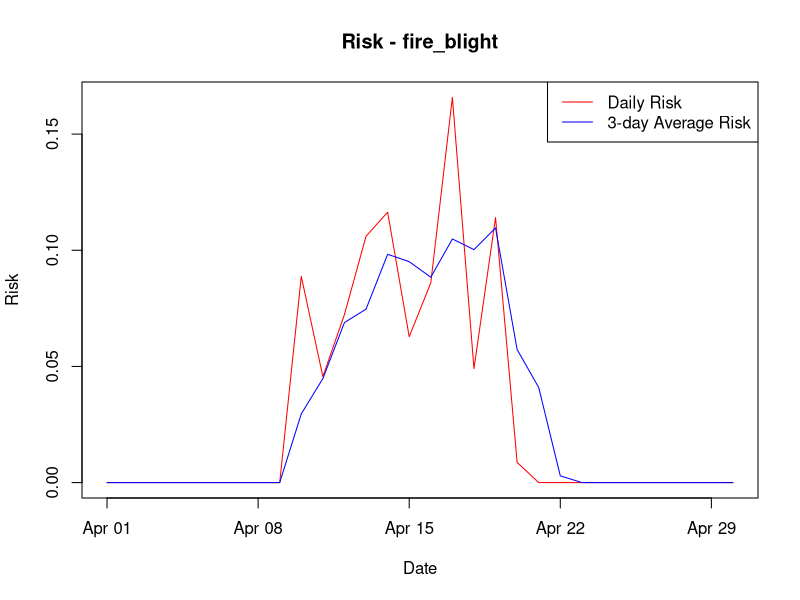

This chart was generated by the following R code:
#############################################
# Generic Bacterial Infection Model (FINAL)
# - Cardinal temperature response
# - Multiplication–Dispersal–Infection structure
# - Different dispersal pathways per disease
#############################################

# -------------------------------
# 1. INPUT DATA (example)
# -------------------------------

data <- data.frame(
  date = seq(as.Date("2024-04-01"), as.Date("2024-04-30"), by = "day"),
  temp = runif(30, 5, 35),      # daily mean temperature
  rh   = runif(30, 50, 100),    # relative humidity
  rain = runif(30, 0, 20),      # rainfall amount
  wind = runif(30, 0, 10),      # wind speed
  vulnerable_period = ifelse(1:30 %in% 10:20, 1, 0)
  # vulnerable_period:
  # 1 = host tissue / growth stage is vulnerable
  # 0 = host is not in a vulnerable stage
  # This replaces bloom so the same base model can be used across diseases.
)

# -------------------------------
# 2. GLOBAL PARAMETERS
# -------------------------------

global_params <- list(
  risk_threshold = 0.5,     # Empirical management threshold, thus requires 
                            # calibration with observed disease incidence
  risk_window = 3,          # moving average window for decision support
  growth_period = 3         # Number of preceding days used to calculate N
)

# -------------------------------
# 3. DISEASE-SPECIFIC PARAMETERS
# -------------------------------

disease_params <- list(
  
  fire_blight = list(  ##화상병
    N0 = 0.15,             # Initial inoculum pressure (0-1)
                           # Starting bacterial population level at day 1

    mu_max = 0.30,         # Maximum bacterial growth rate
                           # Growth rate under optimal temperature and RH
    
    T_min = 4,             # Minimum temperature for growth (°C)
                           # Growth ceases below this temperature
    
    T_opt = 28,            # Optimum temperature for growth (°C)
                           # Maximum growth occurs near this temperature
    
    T_max = 36,            # Maximum temperature for growth (°C)
                           # Growth ceases above this temperature
    
    wet_thresh = 60,       # Relative humidity threshold (%)
                           # Wetness response reaches 0.5 at this RH
    
    rain_thresh = 0.25,    # Rainfall threshold (mm)
                           # Wetness response = 1 when daily rain >= this value
    
    rain_coeff = 0.055,    # Rain-driven dispersal coefficient
                           # Contribution of rainfall to bacterial movement
    
    wind_coeff = 0.030,    # Wind-driven dispersal coefficient
                           # Contribution of wind to bacterial movement
    
    interaction_coeff = 0.0030,    # Rain × wind interaction coefficient
    # Additional dispersal generated by combined rainfall and wind events
    
    insect_coeff = 0.10,   # Insect-mediated dispersal probability
    # Additional dispersal pathway independent of weather
    
    use_rain = TRUE,       # Include rain dispersal pathway
    use_wind = TRUE,       # Include wind dispersal pathway
    use_interaction = TRUE,# Include rain × wind interaction pathway
    use_insect = TRUE,     # Include insect-mediated dispersal
    use_dispersal = TRUE,  # Calculate dispersal module D
    
    use_vulnerable_period = TRUE,
    # Host susceptibility period required
    # (flowering, young tissue, wound period, etc.)
    
    risk_threshold = 0.45  # Spray decision threshold
    # 3-day average risk above this value
    # triggers management action
  ),
  
  bacterial_spot = list(  ##고추세균성점무늬병
    N0 = 0.08,
    
    # Xanthomonas arboricola pv. pruni:
    # infection tested from 5–35 C;
    # infection optimum estimated at 28.9 C;
    # in vitro growth reported from 5–34 C, not above 35 C.
    mu_max = 0.26,
    T_min = 5,
    T_opt = 29,
    T_max = 35,
    
    # Leaf wetness is required; warm, wet, rainy/dewy conditions are key.
    wet_thresh = 82,
    rain_thresh = 0.25,
    
    # Mainly rain splash / wetness-driven.
    rain_coeff = 0.070,
    wind_coeff = 0.005,
    interaction_coeff = 0.0005,
    insect_coeff = 0.00,
    
    use_rain = TRUE,
    use_wind = FALSE,
    use_interaction = FALSE,
    use_insect = FALSE,
    use_dispersal = TRUE,
    use_vulnerable_period = TRUE,
    
    # PLOS model used S' = 0.5 as infection-risk threshold;
    # in this multiplied N*D*I model, slightly lower is reasonable.
    risk_threshold = 0.40
  ),
  
  bacterial_blight = list( ##벼 흰잎마름병
    N0 = 0.12,
    
    # Rice bacterial blight / Xanthomonas oryzae pv. oryzae:
    # disease-favoring environment commonly reported as 25–34 C
    # and RH > 70%.
    mu_max = 0.27,
    T_min = 10,
    T_opt = 30,
    T_max = 38,
    
    wet_thresh = 70,
    rain_thresh = 0.25,
    
    # Strong winds and continuous heavy rain favor spread.
    rain_coeff = 0.060,
    wind_coeff = 0.030,
    interaction_coeff = 0.0030,
    insect_coeff = 0.00,
    
    use_rain = TRUE,
    use_wind = TRUE,
    use_interaction = TRUE,
    use_insect = FALSE,
    use_dispersal = TRUE,
    use_vulnerable_period = TRUE,
    
    risk_threshold = 0.42
  ),
  
  ralstonia = list(  ##고추풋마름병
    N0 = 0.30,
    
    # Ralstonia solanacearum:
    # warm-climate soilborne pathogen;
    # in vitro maximum growth often around 30 C,
    # bacterial wilt intensity can be high at 30–35 C depending on host/root injury.
    mu_max = 0.32,
    T_min = 10,
    T_opt = 30,
    T_max = 40,
    
    # RH is only a weak proxy here; later soil moisture/root infection module needed.
    wet_thresh = 75,
    rain_thresh = 0.25,
    
    # Base module keeps aboveground dispersal off.
    rain_coeff = 0.000,
    wind_coeff = 0.000,
    interaction_coeff = 0.000,
    insect_coeff = 0.00,
    
    use_rain = FALSE,
    use_wind = FALSE,
    use_interaction = FALSE,
    use_insect = FALSE,
    use_dispersal = FALSE,
    use_vulnerable_period = FALSE,
    
    risk_threshold = 0.50
  )
)

# -------------------------------
# 4. PARAMETER VALIDATION
# -------------------------------

validate_disease_params <- function(p){
  
  if(!(p$T_min < p$T_opt && p$T_opt < p$T_max)){
    stop("Temperature parameters must satisfy T_min < T_opt < T_max.")
  }
  
  if(p$N0 < 0 || p$N0 > 1){
    stop("N0 must be between 0 and 1.")
  }

  if(p$mu_max < 0){
    stop("mu_max must be non-negative.")
  }

  if(p$rain_thresh < 0){
    stop("rain_thresh must be non-negative.")
  }
  
  if(p$rain_coeff < 0 || p$wind_coeff < 0 || 
     p$interaction_coeff < 0 || p$insect_coeff < 0){
    stop("Dispersal coefficients must be non-negative.")
  }
}

# -------------------------------
# 5. CARDINAL TEMPERATURE FUNCTION
# -------------------------------

temp_response <- function(T, T_min, T_opt, T_max){
  
  if(!(T_min < T_opt && T_opt < T_max)){
    stop("Temperature parameters must satisfy T_min < T_opt < T_max.")
  }
  
  response <- rep(0, length(T))
  
  valid <- T > T_min & T < T_max
  
  exponent <- (T_max - T_opt) / (T_opt - T_min)
  
  response[valid] <-
    ((T[valid] - T_min) *
       (T_max - T[valid])^exponent) /
    ((T_opt - T_min) *
       (T_max - T_opt)^exponent)
  
  response <- pmax(0, pmin(response, 1))
  
  return(response)
}

# -------------------------------
# 5-1. HUMIDITY RESPONSE FUNCTION
# -------------------------------

# f_RH(RH) = 1 / (1 + exp[-k_w * (RH - RH_th)])
# RH_th: RH threshold where the response reaches 0.5 (wet_thresh)
# k_w  : logistic slope (fixed at 0.3)

rh_response <- function(RH, RH_th, k_w = 0.3){
  plogis(k_w * (RH - RH_th))
}

# -------------------------------
# 5-2. WETNESS RESPONSE FUNCTION
# -------------------------------

# W(RH, Rain) = 1                                  if Rain >= Rain_th
#             = 1 / (1 + exp[-k * (RH - RH_th)])   if Rain <  Rain_th

wetness_response <- function(RH, Rain, RH_th, Rain_th, k = 0.3){
  ifelse(Rain >= Rain_th, 1, rh_response(RH, RH_th, k))
}

# -------------------------------
# 6. MULTIPLICATION
# -------------------------------

calc_population <- function(data, disease_param, growth_period){
  validate_disease_params(disease_param)

  if(length(growth_period) != 1 || is.na(growth_period) ||
     growth_period < 0 || growth_period != as.integer(growth_period)){
    stop("growth_period must be a non-negative integer.")
  }

  n <- nrow(data)
  if(n == 0){
    return(numeric(0))
  }

  # Daily growth rate r_t = mu_max * f_T(T) * f_RH(RH).
  temp_eff <- temp_response(
    data$temp,
    disease_param$T_min,
    disease_param$T_opt,
    disease_param$T_max
  )
  rh_eff <- rh_response(data$rh, disease_param$wet_thresh)
  r <- disease_param$mu_max * temp_eff * rh_eff

  N <- numeric(n)

  # For each date, restart from N0 and apply available daily growth rates
  # from t - growth_period through t (growth_period + 1 rates when a full history is available).
  for(t in seq_len(n)){
    first_day <- max(1, t - growth_period)
    current_N <- disease_param$N0

    for(s in first_day:t){
      current_N <- current_N + r[s] * current_N * (1 - current_N)
      current_N <- max(0, min(current_N, 1))
    }

    N[t] <- current_N
  }

  return(N)
}
# -------------------------------
# 7. DISPERSAL
# -------------------------------

calc_dispersal <- function(data, disease_param){
  
  total_effect <- rep(0, nrow(data))
  
  if(disease_param$use_rain){
    total_effect <- total_effect +
      disease_param$rain_coeff * data$rain
  }
  
  if(disease_param$use_wind){
    total_effect <- total_effect +
      disease_param$wind_coeff * data$wind
  }
  
  if(disease_param$use_interaction){
    total_effect <- total_effect +
      disease_param$interaction_coeff * data$rain * data$wind
  }
  
  D_weather <- 1 - exp(-total_effect)
  
  if(disease_param$use_insect){
    
    D_insect <- rep(disease_param$insect_coeff, nrow(data))
    
    D <- 1 - (1 - D_weather) * (1 - D_insect)
    
  } else {
    D <- D_weather
  }
  
  D <- pmax(0, pmin(D, 1))
  
  return(D)
}

# -------------------------------
# 8. INFECTION
# -------------------------------

calc_infection <- function(data, disease_param){
  
  wetness <- wetness_response(
    data$rh,
    data$rain,
    disease_param$wet_thresh,
    disease_param$rain_thresh
  )
  
  temp_eff <- temp_response(
    data$temp,
    disease_param$T_min,
    disease_param$T_opt,
    disease_param$T_max
  )
  
  if(disease_param$use_vulnerable_period){
    vp_factor <- data$vulnerable_period
  } else {
    vp_factor <- rep(1, nrow(data))
  }
  
  I <- wetness * temp_eff * vp_factor
  
  I <- pmax(0, pmin(I, 1))
  
  return(I)
}

# -------------------------------
# 9. RUN MODEL
# -------------------------------

run_model <- function(data, disease_param, growth_period = 3){
  
  validate_disease_params(disease_param)
  
  N <- calc_population(data, disease_param, growth_period)
  
  I <- calc_infection(data, disease_param)
  
  if(disease_param$use_dispersal){
    
    D <- calc_dispersal(data, disease_param)
    
    Risk <- N * D * I
    
  } else {
    
    D <- rep(1, nrow(data))
    
    Risk <- N * I
  }
  
  Risk <- pmax(0, pmin(Risk, 1))
  
  result <- data.frame(
    date = data$date,
    N = N,
    D = D,
    I = I,
    Risk = Risk
  )
  
  return(result)
}

# -------------------------------
# 10. SPRAY DECISION
# -------------------------------

spray_decision <- function(result, disease_param, global_params){
  
  risk_window <- global_params$risk_window
  
  risk_3day_avg <- stats::filter(
    result$Risk,
    rep(1 / risk_window, risk_window),
    sides = 1
  )
  
  risk_3day_avg <- as.numeric(risk_3day_avg)
  
  risk_3day_avg[is.na(risk_3day_avg)] <- 0
  
  threshold <- disease_param$risk_threshold
  
  spray <- ifelse(risk_3day_avg > threshold, 1, 0)
  
  result$risk_3day_avg <- risk_3day_avg
  result$spray <- spray
  
  return(result)
}

# -------------------------------
# 11. RUN
# -------------------------------

disease <- "fire_blight"

disease_param <- disease_params[[disease]]

res <- run_model(data, disease_param, global_params$growth_period)

res <- spray_decision(res, disease_param, global_params)

print(res)

# -------------------------------
# 12. VISUALIZATION
# -------------------------------

plot(
  res$date,
  res$Risk,
  type = "l",
  col = "red",
  main = paste("Risk -", disease),
  ylab = "Risk",
  xlab = "Date"
)

lines(res$date, res$risk_3day_avg, col = "blue")

legend(
  "topright",
  legend = c("Daily Risk", "3-day Average Risk"),
  col = c("red", "blue"),
  lty = 1
)
